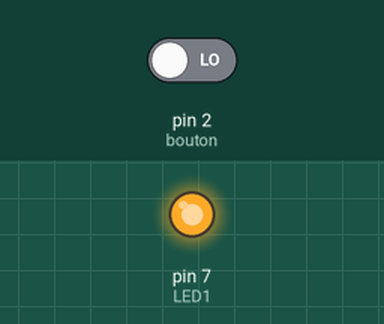
The sketch below on a simulated Arduino Uno, built with avr-gcc and run on an emulated ATmega328P. On the bench: output pins drawn as LEDs (lit = HIGH). The inputs (shaded band) are chosen by the test bench; at power-on: pin 2 (bouton) LOW.

Above: at 1.2 s.
1.3 s: pin 2 (bouton) driven HIGH
At 2.3 s:
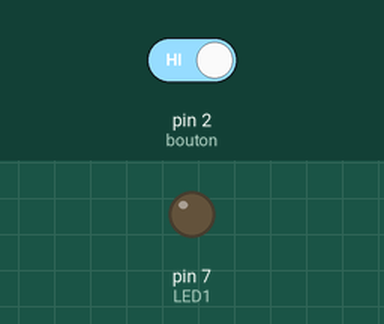
2.8 s: pin 2 (bouton) driven LOW
At 3.5 s:
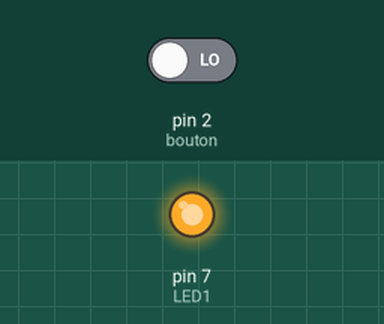
Timing chart, 0 to 5.8 s (numbered marks = the images above; inputs shaded):
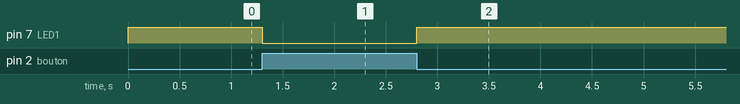

Measured:
- after the input at 1.3 s, pin 7 (LED1): HIGH → LOW at once
- after the input at 2.8 s, pin 7 (LED1): LOW → HIGH at once

The sketch:

bouton_poussoir.ino
```cpp
const int bouton=2;
const int LED1=7;
int etatBouton=HIGH;

void setup()
{
	pinMode(bouton, INPUT);
	pinMode(LED1, OUTPUT);
}

void loop()
{
	etatBouton = digitalRead(bouton);

    if(etatBouton == HIGH) //test si le bouton a un niveau logique HAUT
    {
        digitalWrite(LED1,LOW); //le bouton est relâché, la LED est allumée
    }
    else  //test si le bouton a un niveau logique différent de HAUT (donc BAS)
    {
        digitalWrite(LED1,HIGH); //la LED reste éteinte
    }
}
```
